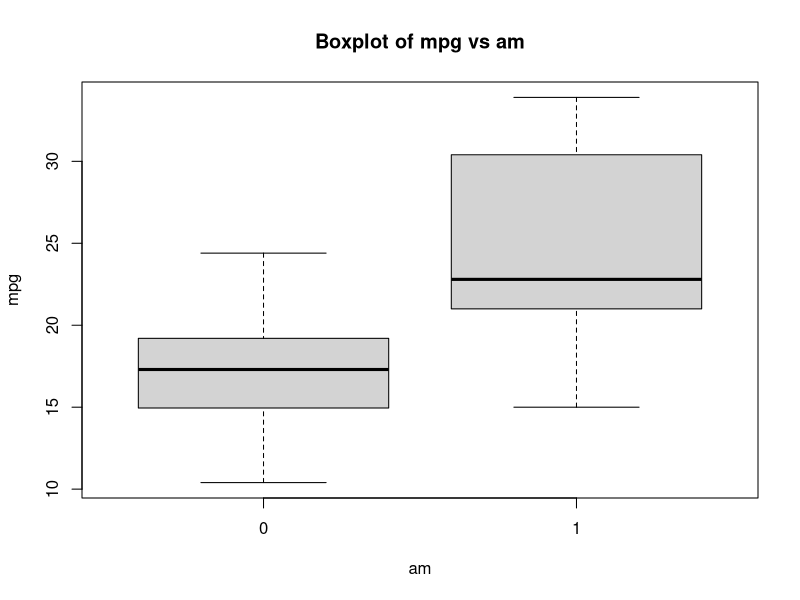
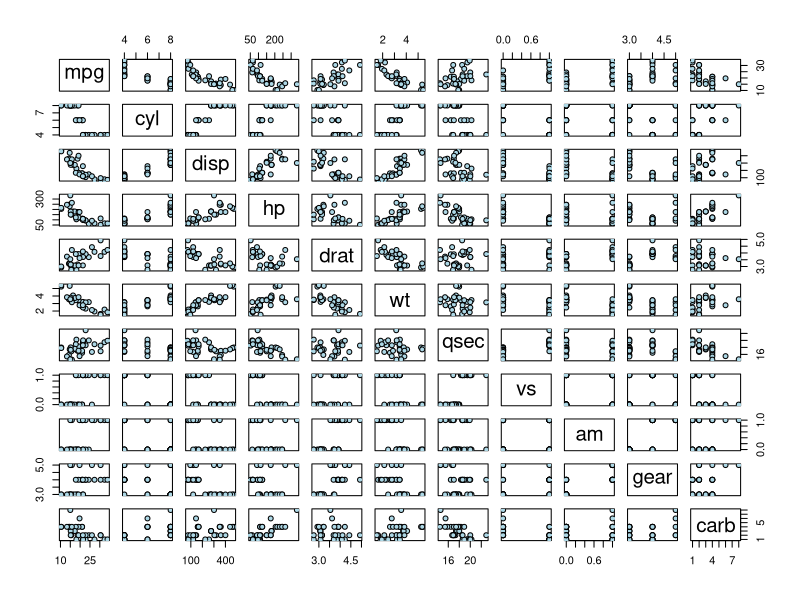
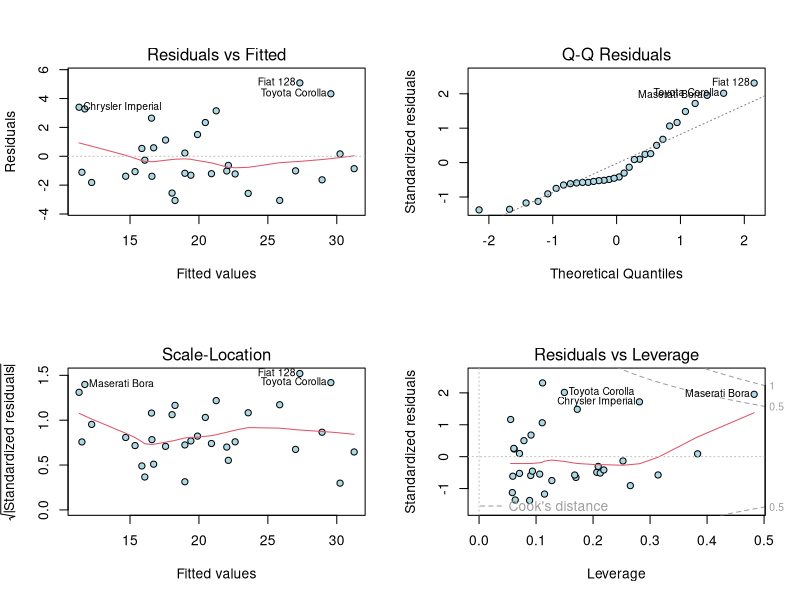

Source code (R) for these figures, in order:
## ---- chunk 1
knitr::opts_chunk$set(echo = TRUE)
## ---- chunk 2
dim(mtcars)         #finding the dimension of the data 
names(mtcars)       #getting the names used for the columns
head(mtcars)        #peeking at first few data
tail(mtcars)        #peeking at last few data 
summary(mtcars)     
str(mtcars)
boxplot(mpg~am,data=mtcars,xlab='am',ylab='mpg',main='Boxplot of mpg vs am')
#plot(mpg~hp+wt+am+wt:am,pch = 21, bg = "lightblue", cex = 2,data=mtcars)
pairs(mtcars,pch = 21, bg = "lightblue", cex = 1)

## ---- chunk 3
#Preforming a basic ttest on the mtcars data set
t.test(mpg~am,data=mtcars)

## ---- chunk 4
fit1<-lm(mpg~am,data=mtcars)
fit2<-lm(mpg~disp+wt,data=mtcars)
fit3<-lm(mpg~hp+wt+am+wt:am,data=mtcars)
fit4<-lm(mpg~disp+wt+hp+qsec+am,data=mtcars)
fit5<-lm(mpg~disp+wt+hp+qsec+am,data=mtcars)
##fit1
summary(fit1)$r.squared
##fit2
summary(fit2)$r.squared
##fit3
summary(fit3)$r.squared
##fit4
summary(fit4)$r.squared
##fit5
summary(fit5)$r.squared
anova(fit1,fit2,fit3,fit4,fit5)
## ---- chunk 5
par(mfrow=c(2,2))
plot(fit3,pch = 21, bg = "lightblue", cex = 1)

